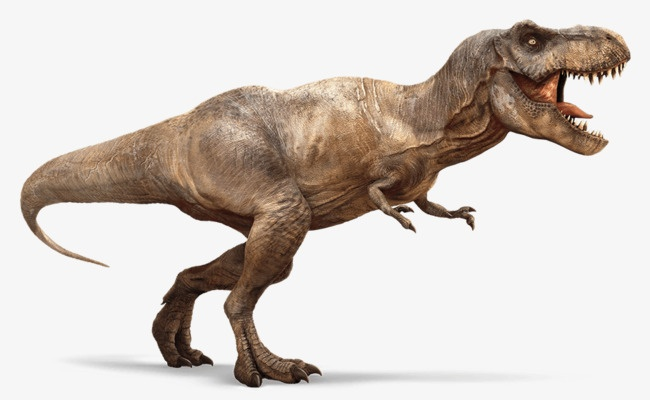
#> input picture Random Python/computerv/new.jpg, 650 x 400 px
$ python opencv.py --image new.jpg
#> lines starting #> are read from the running program, lines starting #| are printed output that depends on the picture; after the words box and inside, x2 and y2 are one past the last pixel; in counts of white or black regions, pixels touching at a corner belong together
import cv2
import argparse

ap = argparse.ArgumentParser()
ap.add_argument("-i", "--image", required=True, help="Path to the image")
args = vars(ap.parse_args())

image = cv2.imread(args["image"])
#> image is the input picture: shape (400, 650, 3); mean B, G, R 196.4, 202.7, 211.1
print("width:", image.shape[1])
#| width: 650
print("height:", image.shape[0])
#| height: 400
print("channels:", image.shape[2])
#| channels: 3


(b, g, r) = image[0, 0]
#> b = 246; g = 246; r = 246
print('Pixel at (0,0) - Red: {}, Green: {}, Blue: {}'.format(r, g, b))
#| Pixel at (0,0) - Red: 246, Green: 246, Blue: 246
image[0, 0] = (0, 0, 255)
#> image: shape (400, 650, 3); under 0.01% of pixels changed, all inside (x1, y1, x2, y2) = (0, 0, 1, 1)
(b, g, r) = image[0, 0]
#> b = 0; g = 0; r = 255
print('Pixel at (0,0) - Red: {}, Green: {}, Blue: {}'.format(r, g, b))
#| Pixel at (0,0) - Red: 255, Green: 0, Blue: 0


corner = image[0:100, 0:100]
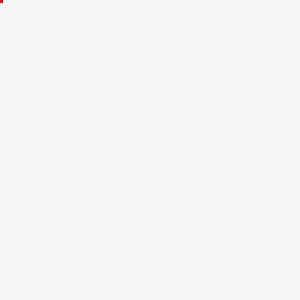
#> corner: shape (100, 100, 3) (shown 3 times larger); mean B, G, R 246, 246, 246
cv2.imshow("Corner", corner)
cv2.waitKey(0)
image[0:100 ,0:100] = (0, 0, 255)
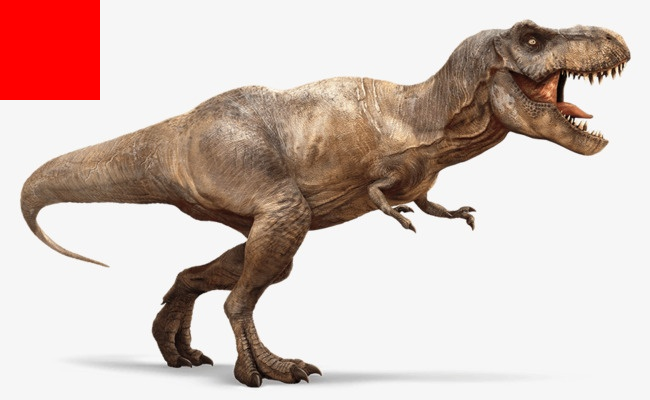
#> image: shape (400, 650, 3); mean B, G, R 186.9, 193.2, 211.5

cv2.imshow("Updated", image)
cv2.waitKey(0)
